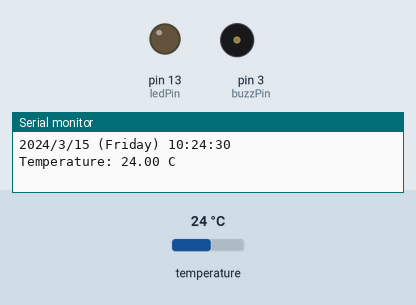
Recording of a sketch running on a simulated Arduino Uno, built with avr-gcc and run on an emulated ATmega328P. On the bench: output pins drawn as LEDs (lit = HIGH), buzzer (waves = sounding, pin HIGH), the last lines printed to the serial monitor. Inputs (shaded band) come from the test bench; at power-on: temperature 24 °C. The local clock reads 2024-03-15 10:24:30 at power-on unless the sketch sets it.

Above: at 0.5 s.
At 29.2 s:
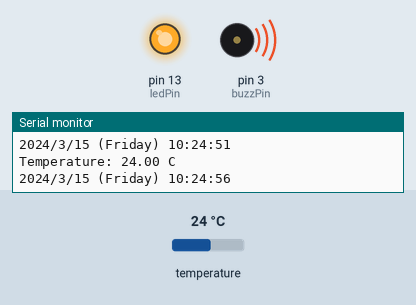
At 75.4 s:
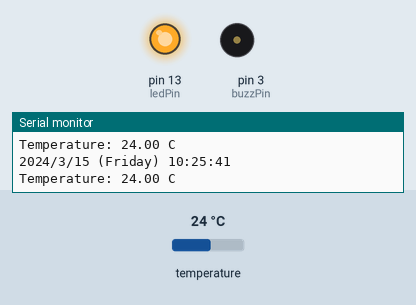
Timing chart, 0 to 78.2 s (numbered marks = the images above):
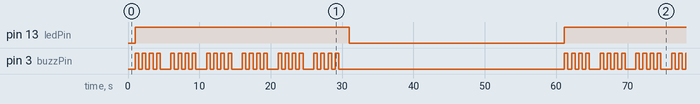

Measured:
- by itself, pin 13 (ledPin): alternates HIGH for 30.0 s and LOW for 30.1 s
- by itself, pin 3 (buzzPin): moves between LOW and HIGH, repeating every 60.2 s
- by itself, everything shown: repeats every 60.2 s, in 49 steps

The sketch:

No_INT_Works.ino
```cpp
#include "RTClib.h"

RTC_DS3231 rtc;

char daysOfTheWeek[7][12] = {"Sunday", "Monday", "Tuesday", "Wednesday", "Thursday", "Friday", "Saturday"};

const byte ledPin = 13;
const byte buzzPin = 3;

//const byte interruptPin = 2;
volatile byte state = LOW;

void setup () {
  Serial.begin(9600);

#ifndef ESP8266
  while (!Serial); // wait for serial port to connect. Needed for native USB
#endif

  if (! rtc.begin()) {
    Serial.println("Couldn't find RTC");
    Serial.flush();
    abort();
  }

  if (rtc.lostPower()) {
    Serial.println("RTC lost power, let's set the time!");
    // When time needs to be set on a new device, or after a power loss, the
    // following line sets the RTC to the date & time this sketch was compiled
    rtc.adjust(DateTime(F(__DATE__), F(__TIME__)));
    // This line sets the RTC with an explicit date & time, for example to set
    // January 21, 2014 at 3am you would call:
    // rtc.adjust(DateTime(2014, 1, 21, 3, 0, 0));
  }
pinMode(ledPin, OUTPUT);
pinMode(buzzPin, OUTPUT);
//pinMode(interruptPin, INPUT_PULLUP);

  // When time needs to be re-set on a previously configured device, the
  // following line sets the RTC to the date & time this sketch was compiled
  // rtc.adjust(DateTime(F(__DATE__), F(__TIME__)));
  // This line sets the RTC with an explicit date & time, for example to set
  // January 21, 2014 at 3am you would call:
  // rtc.adjust(DateTime(2014, 1, 21, 3, 0, 0));
}


void loop () {


    //noInterrupts();

    DateTime now = rtc.now();

    Serial.print(now.year(), DEC);
    Serial.print('/');
    Serial.print(now.month(), DEC);
    Serial.print('/');
    Serial.print(now.day(), DEC);
    Serial.print(" (");
    Serial.print(daysOfTheWeek[now.dayOfTheWeek()]);
    Serial.print(") ");
    Serial.print(now.hour(), DEC);
    Serial.print(':');
    Serial.print(now.minute(), DEC);
    Serial.print(':');
    Serial.print(now.second(), DEC);
    Serial.println();

if (now.second() > 30){

  digitalWrite(ledPin, HIGH);
Buzz();
//  state = !state;

//  attachInterrupt(digitalPinToInterrupt(interruptPin) , blinky, CHANGE);
}
else{
  digitalWrite(ledPin, LOW);
  digitalWrite(buzzPin, LOW);
  }

    Serial.print("Temperature: ");
    Serial.print(rtc.getTemperature());
    Serial.println(" C");

    Serial.println();
    delay(1000);
}
void Buzz(){
  digitalWrite(buzzPin, HIGH);
  delay(500);
  digitalWrite(buzzPin, LOW);
  delay(500);
  digitalWrite(buzzPin, HIGH);
  delay(500);
  digitalWrite(buzzPin, LOW);
  delay(500);
  digitalWrite(buzzPin, HIGH);
  delay(500);
  digitalWrite(buzzPin, LOW);
  delay(500);
  digitalWrite(buzzPin, HIGH);
  delay(500);
  digitalWrite(buzzPin, LOW);
  delay(500);
  }
//void blinky() {
//  state = !state;
//}
```
